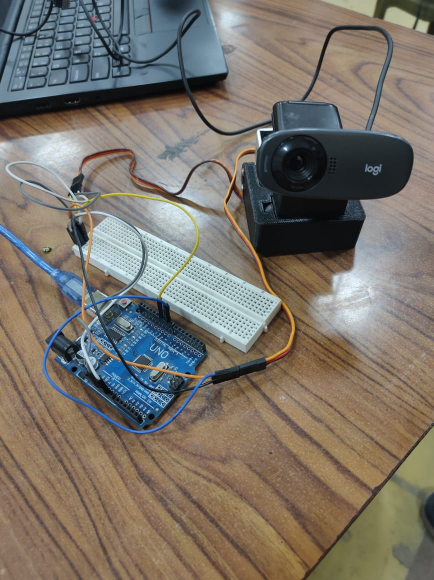
#> input picture Cam_setup.jpg, 868 x 1160 px, given in place of the camera (shown at 1/2 size)
$ python yellow_detect.py
#> lines starting #> are read from the running program, lines starting #| are printed output that depends on the picture; after the words box and inside, x2 and y2 are one past the last pixel; in counts of white or black regions, pixels touching at a corner belong together
import cv2
import numpy as np
from matplotlib import pyplot as plt
import random
from collections import deque
import math
import serial
import threading
import time

# Open video capture
cap = cv2.VideoCapture(0)

# Serial communication with Arduino
ser = serial.Serial('COM7', 9600, timeout=1)

# Function to rotate servo motor based on x and y coordinates
def rotate_servo(x, y):
    val = int(x)
    val2 = int(y)
    ser.write(f"{val},{val2}\n".encode())


# Initial angles for servo motors
thetaix = 90
thetai = 90

# Flags to control thread creation
c = False
m = False

while True:
    # Read and flip frame
    _, frame = cap.read()
#> frame is the input picture: shape (1160, 868, 3); mean B, G, R 105.4, 115.3, 122.2
    frame = cv2.flip(frame, 1)
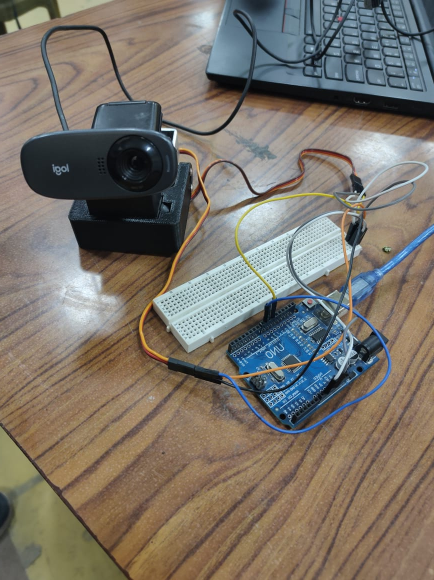
#> frame: shape (1160, 868, 3) (shown at 1/2 size); mean B, G, R 105.4, 115.3, 122.2

    # Blur the frame a little
    blur_frame = cv2.GaussianBlur(frame, (7, 7), 0)

    # Convert from BGR to HSV color format
    hsv = cv2.cvtColor(blur_frame, cv2.COLOR_BGR2HSV)
#> hsv: shape (1160, 868, 3); mean H, S, V 45.6, 71.3, 131.8

    # Define lower and upper range of hsv color to detect. Blue here
    lower_blue = np.array([20, 100, 100])
    upper_blue = np.array([40, 255, 255])
    mask = cv2.inRange(hsv, lower_blue, upper_blue)
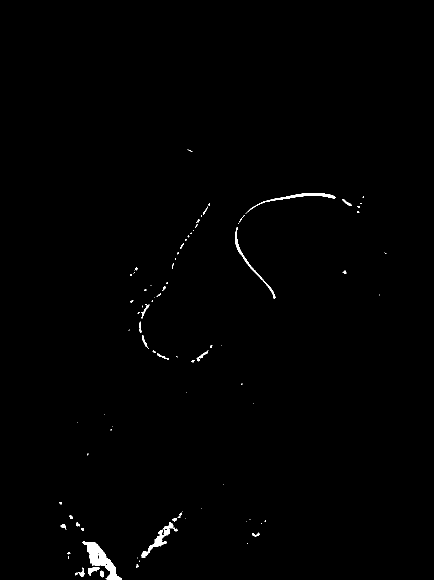
#> mask: shape (1160, 868) (shown at 1/2 size); 0.6% white; 98 white regions (70 under 20 px), largest, box (x1, y1, x2, y2) and area: (165, 1082, 244, 1160) 2022, (283, 1044, 355, 1116) 916, (491, 386, 671, 428) 740

    # Make elliptical kernel
    kernel = cv2.getStructuringElement(cv2.MORPH_ELLIPSE, (15, 15))

    # Opening morph(erosion followed by dilation)
    mask = cv2.morphologyEx(mask, cv2.MORPH_OPEN, kernel)
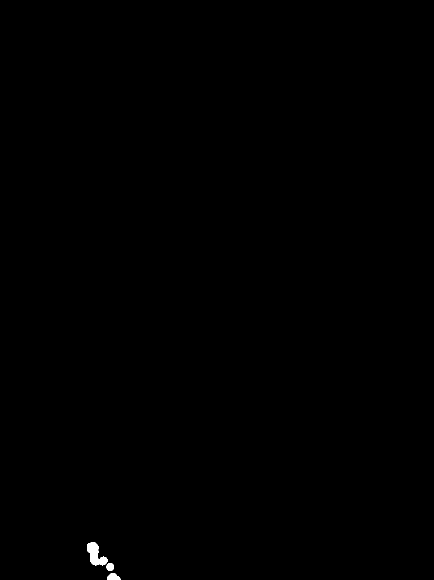
#> mask: shape (1160, 868) (shown at 1/2 size); 0.15% white; 3 white regions

    # Find all contours
    contours, hierarchy = cv2.findContours(mask.copy(), cv2.RETR_LIST, cv2.CHAIN_APPROX_SIMPLE)[-2:]
#> contours = 3 contours; box (x1, y1, x2, y2) and area: (174, 1084, 215, 1131) 986, (214, 1146, 241, 1160) 238, (213, 1126, 228, 1142) 162

    if len(contours) > 0:
        # Find the biggest contour
        biggest_contour = max(contours, key=cv2.contourArea)
#> biggest_contour = contour of 60 points, box (x1, y1, x2, y2) (174, 1084, 215, 1131), area 986

        # Find center of contour and draw filled circle
        moments = cv2.moments(biggest_contour)
#> moments = moments, m00 985.5, centre m10/m00, m01/m00 = (190.9, 1109.2)
        centre_of_contour = (int(moments['m10'] / moments['m00']), int(moments['m01'] / moments['m00']))
#> centre_of_contour = (190, 1109)
        cv2.circle(frame, centre_of_contour, 5, (0, 0, 255), -1)
#> frame: shape (1160, 868, 3); 0.01% of pixels changed, all inside (x1, y1, x2, y2) = (185, 1104, 196, 1115)

        # Bound the contour with ellipse
        ellipse = cv2.fitEllipse(biggest_contour)
#> ellipse = ((191.5, 1109.1), (30.73, 52.12), 147.3)
        x2 = int((moments['m10'] / moments['m00']) * (9 / 32))
#> x2 = 53
        y2 = int((moments['m01'] / moments['m00']) * (9 / 24))
#> y2 = 415

        # Convert centroid coordinates to servo angles
        theta2x = 170 - int(thetaix + (90 - x2) * 0.17)
#> theta2x = 74
        theta2y = 170 - int(thetai + (90 - y2) * 0.15)
#> theta2y = 129

        # Limit servo angles
        if theta2x >= 170:
            theta2x = 170
        if theta2x <= 0:
            theta2x = 0
        if theta2y >= 170:
            theta2y = 170
        if theta2y <= 0:
            theta2y = 0

        # Rotate servo
        rotate_servo(theta2x, theta2y)
#> in rotate_servo, `val = int(x)`: val = 74
#> in rotate_servo, `val2 = int(y)`: val2 = 129

        # Create a thread to update thetaix variable
        class ThreadJob(threading.Thread):
            def _init_(self, callback, event, interval):
                self.callback = callback
                self.event = event
                self.interval = interval
                super(ThreadJob, self)._init_()

            def run(self):
                while not self.event.wait(self.interval):
                    self.callback()
        event = threading.Event()
        def foo():
            global thetaix
            global thetai
            thetaix = 170 - theta2x
            print(theta2x, thetaix)
#> (the run stopped early here; a loop or call above may not have finished)
